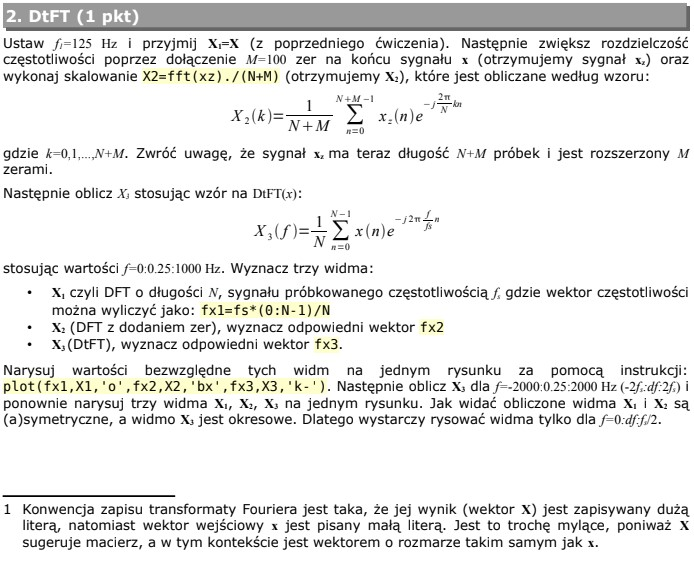
%> input picture CPS_LAB3/Instrukcja2.jpg, 694 x 566 px
$ octave Zad2.m   (GNU Octave 9; MATLAB toolbox functions it lacks are replaced by stand-ins)
%> lines starting %> are read from the running program, lines starting %| are printed output that depends on the picture
clc;
% Zadanie 2 -  DtFT sygnału harmonicznego
clear all; close all;

% Instrukcja do zadania
Img=imread("Instrukcja2.jpg");
%> Img is the input picture: size 566x694x3 uint8; mean R, G, B 232.7, 232.7, 231.5
Img=imshow(Img);

% Dane
N = 100;    % liczba probek
fs = 1000;  % czestotliwosc probkowania
ds = 1/fs;  % krok próbkowania
T = 0.1;    % czas trwania probkowania (100 probek dla 1000Hz = 0.1s)

sample = 0:ds:T-ds; % przedział czasowy próbkowania

%  Częstotliwości
f1 = 125;
f2 = 200;

% Amplitudy
A1 = 100;
A2 = 200;

% Kąty fazowe
p1 = (pi/7);
p2 = (pi/11);

% Tworzenie sygnału z sumy sinusów
s1 = @(t) A1 * cos(2*pi*f1*t + p1);
s2 = @(t) A2 * cos(2*pi*f2*t + p2);

% Sygnał x z sumy sinusów
x = s1(sample) + s2(sample);

figure(2);
subplot(2,1,1);
hold all;
plot(s1(sample), 'r-o');
plot(s2(sample), 'b-o');
title('Dwa cosinusy do sumowania');
legend('s1 100Hz','s2 200Hz');
xlabel('Numer próbki');

subplot(2,1,2);
plot(x, 'r-o')
title('Zsumowane cosinusy');
legend('s1 + s2');
xlabel('Numer próbki');
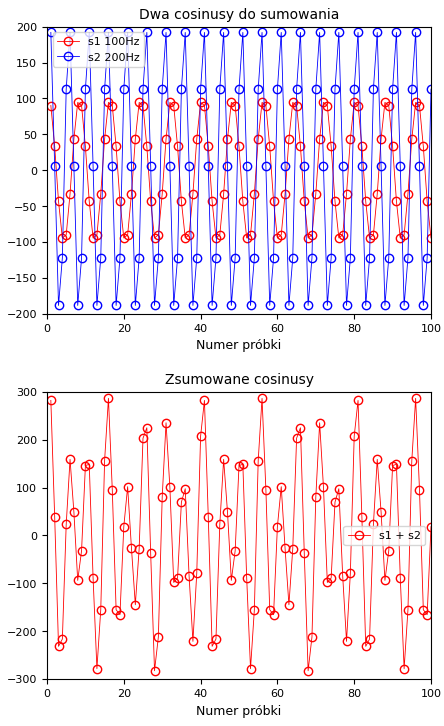
%> figure redrawn from the program's plot data, 2 panels; panel 1: curve peaks at x = 72, y = 94.39; panel 1: curve peaks at x = 81, y = 191.9; panel 2: curve peaks at x = 16, y = 286.3

% Generowanie macierzy A - macierzy transformacji DFT
% W = exp(1i*2*pi/N)

for k = 1:N
    for n = 1:N
        A(k,n) = (1/sqrt(N)) * ((exp(1i*2*pi/N)) ^ (-(k-1)*(n-1)));
    end
end

% Dyskretna transformata Fouriera - DFT - otrzymujemy X1
X1 = A * x';

% Zwiększ rozdzielczości częstotliwości poprzez
% dołączenie 100 zer na końcu sygnału x, otrzymujemy xz
M = 100;
xz = x;
xz(1,101:M+N) = 0;

% DFT xz podstawie wzoru - otrzymujemy X2
X2 = fft(xz)./(N+M);

% DtFT x na podstawie wzoru - otrzymujemy X3
df = 0.25;
f = 0:df:1000;

X3 = zeros(1,length(f));
for q = 1:length(f)
    for n = 0:N-1
        X3(q) = X3(q) + x(n+1) * exp(-1i*2*pi*f(q)*n/fs);
    end
end
X3 = X3./N;

% Skalowanie osi częstotliwości w Herzach
fx1 = (0:N-1)*fs/N;
fx2 = (0:N+M-1)*fs/(N+M);
fx3 = f;

figure(3);
subplot(1,3,1);
plot(fx1, real(X1));
title('X1 - DFT');
xlabel('Częstotliwość [Hz]');

subplot(1,3,2);
plot(fx2, real(X2));
title('X2 - 100 zer na końcu x');
xlabel('Częstotliwość [Hz]');

subplot(1,3,3);
plot(fx3, real(X3));
title('X3 - DtFT');
xlabel('Częstotliwość [Hz]');
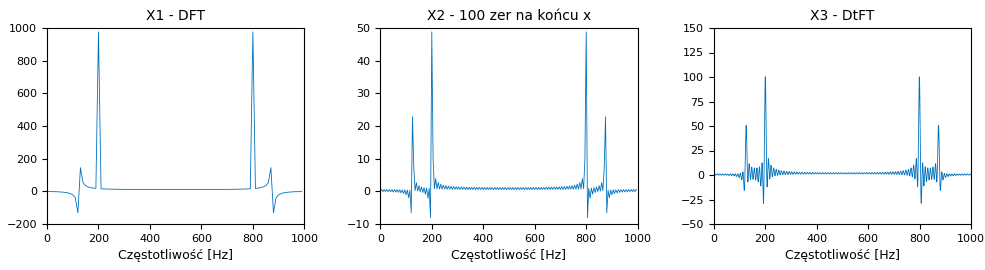
%> figure redrawn from the program's plot data, 3 panels; panel 1: curve peaks at x = 800, y = 976.2; panel 2: curve peaks at x = 200, y = 48.81; panel 3: curve peaks at x = 200.8, y = 100.2

figure(4);
plot(fx1,abs(X1),'b',fx2,abs(X2),'r',fx3,abs(X3),'g');
%xlim([0 fs/2]);
legend('X1','X2','X3');
title('Widma sygnałów nałożone na siebie');
xlabel('Częstotliwość [Hz]');
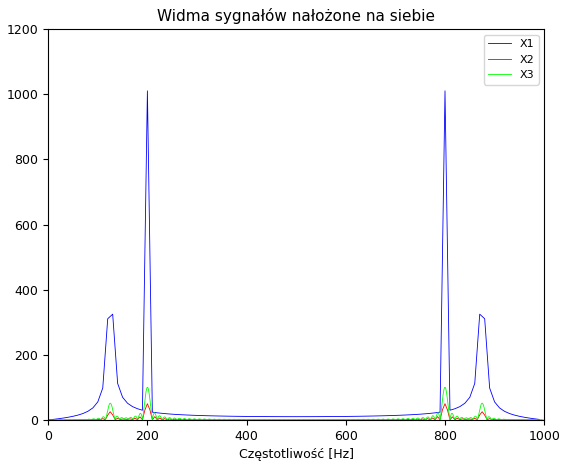
%> figure redrawn from the program's plot data; curve peaks at x = 800, y = 1010.3; curve peaks at x = 200, y = 50.51; curve peaks at x = 800, y = 101

%%%%%%%%%%%%%%%%%%%%%%%%%%%%%%%%%%%%%%%%%%%%%%%%%%%%%%%%%%%%%%%

% DtFT x na podstawie wzoru - otrzymujemy X3
df = 0.25;
f = -2000:df:2000;

X3 = zeros(1,length(f));
for q = 1:length(f)
    for n = 0:N-1
        X3(q) = X3(q) + x(n+1) * exp(-1i*2*pi*f(q)*n/fs);
    end
end
X3 = X3./N;

% Skalowanie osi częstotliwości w Herzach
fx1 = (0:N-1)*fs/N;
fx2 = (0:N+M-1)*fs/(N+M);
fx3 = f;

figure(5);
subplot(1,3,1);
plot(fx1, real(X1));
title('X1 - DFT');
xlabel('Częstotliwość [Hz]');

subplot(1,3,2);
plot(fx2, real(X2));
title('X2 - 100 zer na końcu x');
xlabel('Częstotliwość [Hz]');

subplot(1,3,3);
plot(fx3, real(X3));
title('X3 - DtFT');
xlabel('Częstotliwość [Hz]');
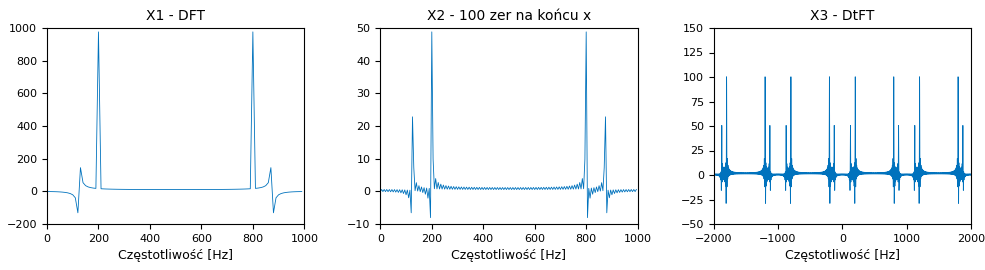
%> figure redrawn from the program's plot data, 3 panels; panel 1: curve peaks at x = 800, y = 976.2; panel 2: curve peaks at x = 200, y = 48.81; panel 3: curve peaks at x = -1200.8, y = 100.2

figure(6);
plot(fx1,abs(X1),'b',fx2,abs(X2),'r',fx3,abs(X3),'g');
%xlim([0 fs/2]);
legend('X1','X2','X3');
title('Widma sygnałów nałożone na siebie');
xlabel('Częstotliwość [Hz]');
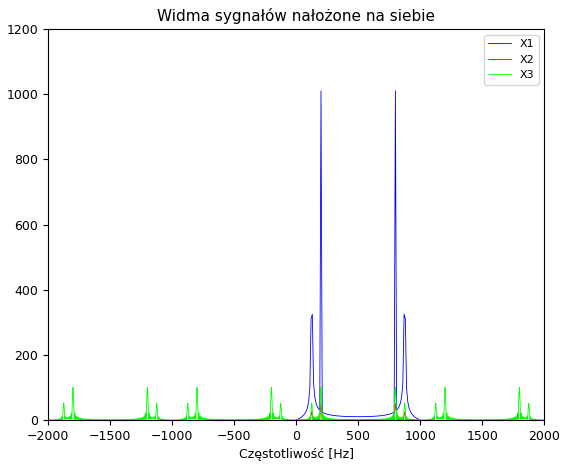
%> figure redrawn from the program's plot data; curve peaks at x = 800, y = 1010.3; curve peaks at x = 200, y = 50.51; curve peaks at x = -800, y = 101
